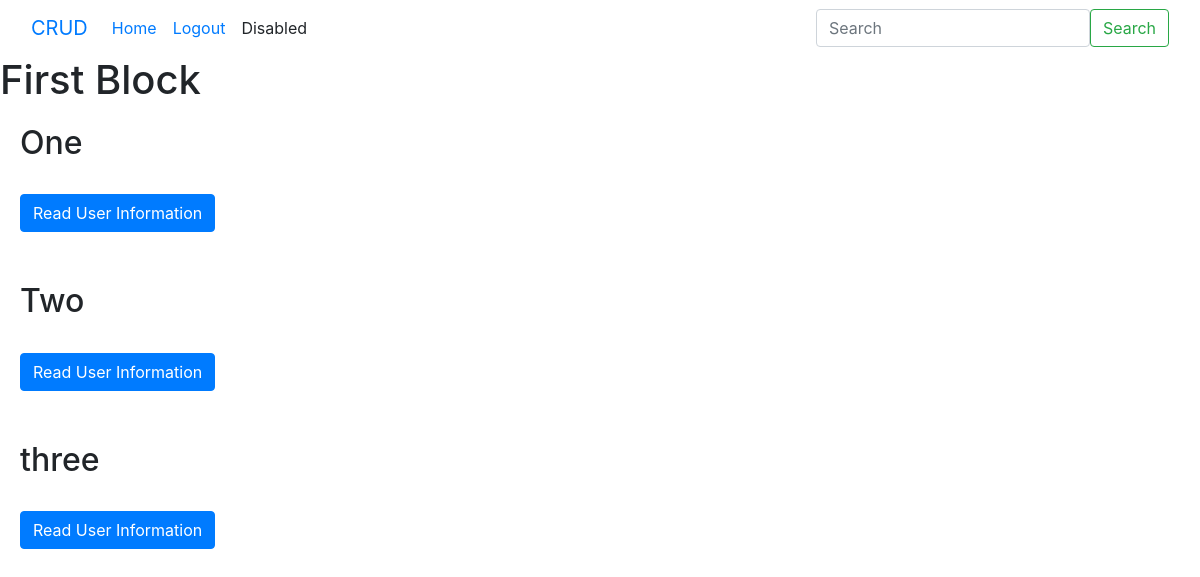
Page / (signed in) on the earlier database version.
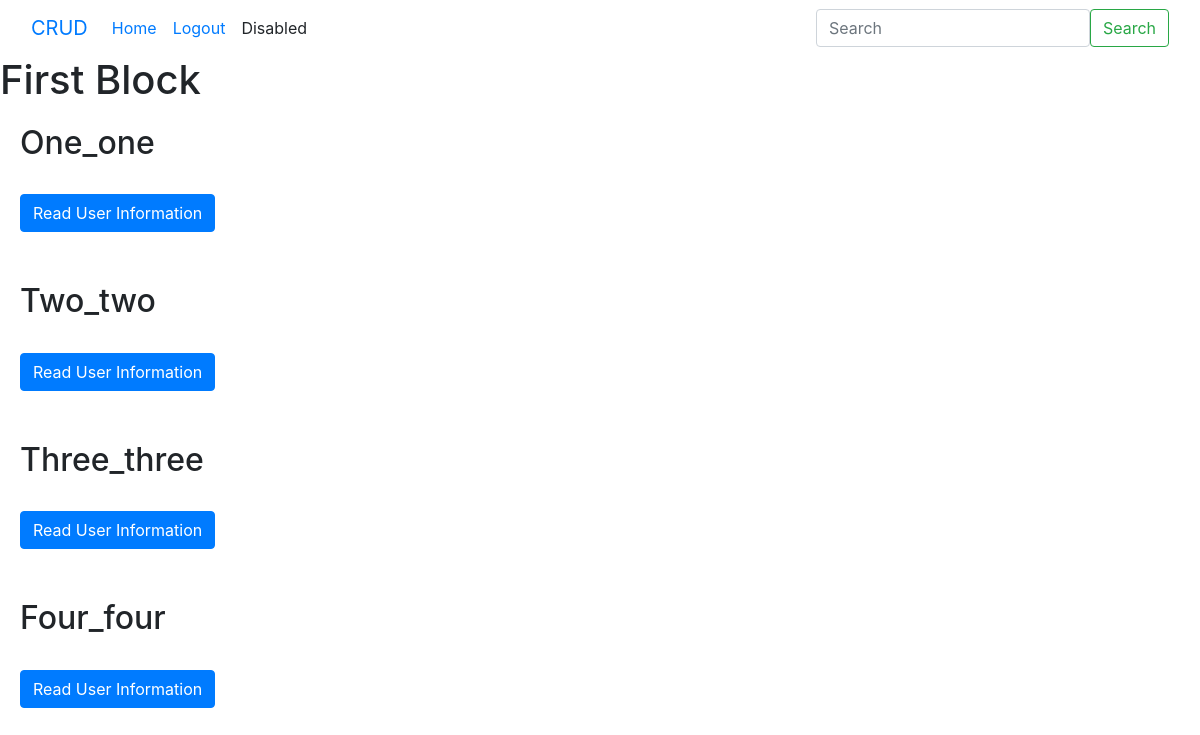
Same page on the later database version.
### website/models.py (models this page shows, shortened)
class User(db.Model, UserMixin):
    id = db.Column(db.Integer, primary_key=True)
    name = db.Column(db.String(150), nullable = False)
    email = db.Column(db.String(150), unique=True, nullable = False)
    password = db.Column(db.String(150), nullable = False)

### website/views.py (the view)
@views.route('/', methods =['GET', 'POST'])
@login_required
def home():
    user = User.query.all()
    cur_user = current_user
    return render_template('home.html',user=user, cur_user= cur_user)

### website/__init__.py (called while the page is built)
def create_app():
    app= Flask(__name__)
    app.config['SECRET_KEY'] = 'ASDASD'
    app.config['SQLALCHEMY_DATABASE_URI'] = f'sqlite:///{DB_NAME}'
    db.init_app(app)
    from .views import views
    from .auth import auth
    app.register_blueprint(views, url_prefix= '/')
    app.register_blueprint(auth, url_prefix= '/')
    login_manager = LoginManager()
    login_manager.login_view = 'auth.login'
    login_manager.init_app(app)
    @login_manager.user_loader
    def load_user(id):
        return User.query.get(int(id))
    from .models import User
    create_database(app)
    return app

### website/templates/home.html
{% extends "base.html" %}
{% block content %}
    <h1>First Block</h1>
    {% for user in user  %}
    <div style="margin: 20px 0 50px 20px;">
    <h2>{{ user.name}} </h2><br>
    <form action="">
        <a href="{{url_for('views.view_information', user_id = user.id)}}" class="btn btn-primary">Read User Information</a>
    </form>
    </div>
    {% endfor  %}
{% endblock %}

### website/templates/base.html (shortened to what this page needs)
<!DOCTYPE html>
<html lang="en">
<head>
    <link rel="stylesheet" href="https://maxcdn.bootstrapcdn.com/bootstrap/4.0.0/css/bootstrap.min.css">
</head>
<body>
    <nav class="navbar navbar-expand-lg bg-body-tertiary">
        <div class="container-fluid">
          <a class="navbar-brand" href="/">CRUD</a>
          <div class="collapse navbar-collapse" id="navbarSupportedContent">
            <ul class="navbar-nav me-auto mb-2 mb-lg-0">
              {% if cur_user.is_authenticated %}
              <li class="nav-item">
                <a class="nav-link active" aria-current="page" href="/">Home</a>
              </li>
              <li class="nav-item">
                <a class="nav-link" href="/logout">Logout</a>
              </li>
              <li class="nav-item">
                <a class="nav-link disabled">Disabled</a>
              </li>
              {% endif %}
            </ul>
        </div>
        <form class="d-flex" role="search">
          <input class="form-control me-2" type="search" placeholder="Search" aria-label="Search">
          <button class="btn btn-outline-success" type="submit">Search</button>
        </form>
      </div>
      </nav>
      {% block content %}
      {% endblock %}
</body>
</html>

Differences in the rows shown:
changed User: name "One" → "One_one"
changed User: name "Two" → "Two_two"
changed User: name "three" → "Three_three"
added User: name "Four_four"
